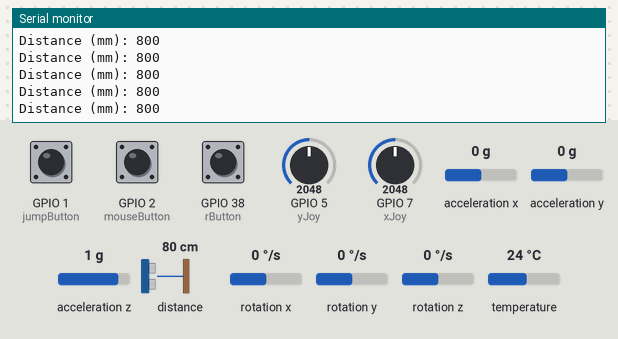
A sketch run on a simulated ESP32-S3. On the bench: the last lines printed to the serial monitor. The inputs (shaded band) are chosen by the test bench; at power-on: distance to the obstacle 80 cm, GPIO 1 (jumpButton) HIGH, GPIO 2 (mouseButton) HIGH, GPIO 5 (yJoy) = 2048, GPIO 7 (xJoy) = 2048, GPIO 38 (rButton) HIGH, acceleration x 0 g, acceleration y 0 g, acceleration z 1 g, rotation x 0 °/s, rotation y 0 °/s, rotation z 0 °/s, temperature 24 °C. USB keyboard and mouse output is not drawn.

Above: at 2.4 s.
2.5 s: distance to the obstacle set to 250 cm
At 2.53 s:
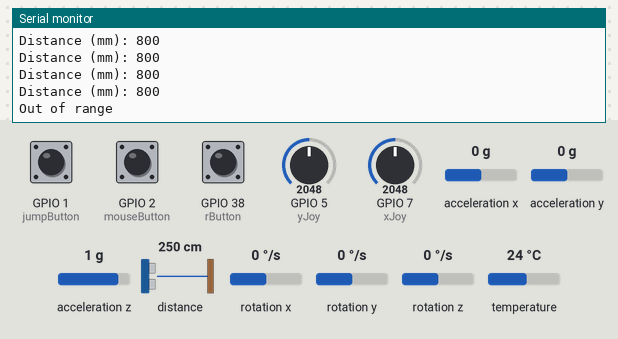
4.4 s: distance to the obstacle set to 2 cm
At 4.42 s:
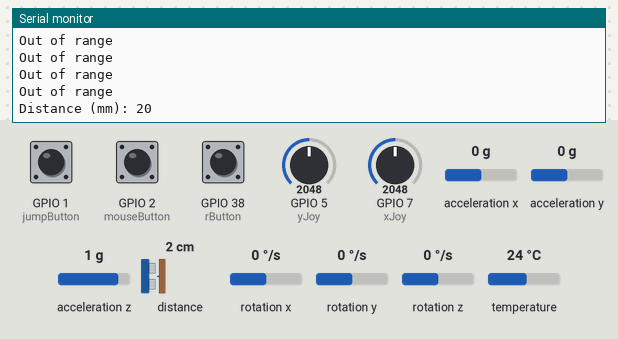

The sketch:

gunsim_completed_.ino
```cpp
#include <Arduino.h>
#include <Wire.h>
#include <Adafruit_MPU6050.h>
#include <Adafruit_Sensor.h>
#include "BleMouse.h"
#include "USB.h"
#include "USBHIDMouse.h"
#include "USBHIDKeyboard.h"
#include "Adafruit_VL53L0X.h"
#include <esp_task_wdt.h>

// calibration
#define MOVE_SENSITIVITY 75
#define DISTANT_AIM 180
#define DEAD_ZONE_ANGLE 20
#define TILT_MOVE_SPEED 1.2

// WDT
esp_task_wdt_config_t wdt_config = {
  .timeout_ms = 5 * 1000,
  .idle_core_mask = 0,
  .trigger_panic = true
};

//I2c
#define SDA_I2C 3
#define SCL_I2C 4

// mouse and keyboard
USBHIDMouse Mouse;
USBHIDKeyboard Keyboard;
#define mouseButton 2
#define rButton 38
#define responseDelay 5

//่ joystick
#define xJoy 7
#define yJoy 5
#define jumpButton 1
unsigned long lastMoveTimeJoy = 0;

// distance laser sensor (LOX)
#define INTERVAL_TIME 10
unsigned long time_1 = 0;
Adafruit_VL53L0X lox = Adafruit_VL53L0X();
VL53L0X_RangingMeasurementData_t measure;

// bluetooth
BleMouse bleMouse;

// gyro
Adafruit_MPU6050 mpu;

unsigned long lastTimeGyro = 0;
unsigned long lastTimeAcc = 0;
unsigned long lastTimeTemp = 0;

unsigned long gyroDelay = 10;  //millisec
unsigned long accDelay = 200;
unsigned long tempDelay = 1000;

sensors_event_t a, g, temp;

float gyroX, gyroY, gyroZ;
float accX, accY, accZ;
float temperature;

float gyroXerror = 0.07;
float gyroYerror = 0.03;
float gyroZerror = 0.01;

float gyroXOffset = 0.0;
float gyroYOffset = 0.0;
float gyroZOffset = 0.0;

// gyro setting
void initMPU() {
  if (!mpu.begin()) {
    Serial.println("Failed to find MPU6050 chip");
    while (1) {
      delay(10);
    }
  }
  Serial.println("MPU6050 Found!");

  for (int i = 0; i < 100; i++) {
    mpu.getEvent(&a, &g, &temp);
    gyroXOffset += g.gyro.x;
    gyroYOffset += g.gyro.y;
    gyroZOffset += g.gyro.z;
    delay(10);
  }
  gyroXOffset /= 100;
  gyroYOffset /= 100;
  gyroZOffset /= 100;
}

// distance sensor
void printRange(int range) {
  lox.rangingTest(&measure, false);

  if (measure.RangeStatus != range) {
    Serial.print("Distance (mm): ");
    Serial.println(measure.RangeMilliMeter);
  } else {
    Serial.println("Out of range");
  }
}

// joystick direction
void moveJoyStick(int x, int y) {
  const int deadZoneJoy = 200;
  if (x > 2000 - deadZoneJoy && x < 2000 + deadZoneJoy && y > 2000 - deadZoneJoy && y < 2000 + deadZoneJoy) {
    Keyboard.releaseAll();
  }
  else if (x > 3000 && y > 1000 && y < 2000) {
    Keyboard.press('d');
  }
  else if (x < 1000 && y > 1000 && y < 2000) {
    Keyboard.press('a');
  }
  else if (y > 3000 && x > 1000 && x < 3000) {
    Keyboard.press('s');
  }
  else if (y < 1000 && x > 1000 && x < 3000) {
    Keyboard.press('w');
  }
  else if (y < 400 && x < 400) {
    Keyboard.press('w');
    Keyboard.press('a');
  }
  else if (y < 400 && x > 3600) {
    Keyboard.press('w');
    Keyboard.press('d');
  }
  else if (y > 3600 && x < 400) {
    Keyboard.press('s');
    Keyboard.press('a');
  }
  else if (y > 3600 && x > 3600) {
    Keyboard.press('s');
    Keyboard.press('d');
  }
  else{
    Keyboard.releaseAll();
  }
}

void setup() {
  Serial.begin(115200);

  // WDT
  esp_task_wdt_init(&wdt_config);
  esp_task_wdt_add(NULL);

  Wire.begin(SDA_I2C, SCL_I2C);


  // LOX (Right click)
  if (!lox.begin()) {
    Serial.println("Failed to find VL53L0X sensor!");
    while (1) delay(10);
  }

  //gyro
  if (!mpu.begin()) {
    Serial.println("Failed to find MPU6050 chip");
    while (1) delay(10);
  }
  initMPU();
  Serial.println("MPU6050 Found!");

  //clicks
  pinMode(mouseButton, INPUT_PULLUP);
  pinMode(rButton, INPUT_PULLUP);
  pinMode(jumpButton, INPUT_PULLUP);

  Mouse.begin();
  Keyboard.begin();
  USB.begin();

  //bluetooth
  Serial.println("Starting MPU6050 and BLE setup!");
  bleMouse.begin();
  Serial.println("BLE Mouse Initialized");
}

void loop() {
  esp_task_wdt_reset();

  // left click otg
  int LeftClickState = digitalRead(mouseButton);
  int rPressedState = digitalRead(rButton);

  if (LeftClickState == HIGH) {
    if (!bleMouse.isPressed(MOUSE_LEFT)) {
      bleMouse.press(MOUSE_LEFT);
    }
  } else {
    if (bleMouse.isPressed(MOUSE_LEFT)) {
      bleMouse.release(MOUSE_LEFT);
    }
  }

  // keyboard button
  if (rPressedState == HIGH) {
    Keyboard.press('r');
    delay(responseDelay);
    Keyboard.release('r');
  }

  // joystick
  int jumpVal = digitalRead(jumpButton);
  int xJoyVal = analogRead(xJoy);
  int yJoyVal = analogRead(yJoy);

  if (millis() - lastMoveTimeJoy > responseDelay) {
    moveJoyStick(xJoyVal, yJoyVal);
    lastMoveTimeJoy = millis();
  }

  if (jumpVal == LOW) {
    Keyboard.press(' ');
  } else {
    Keyboard.release(' ');
  }

  // right click (lox)
  int distant = measure.RangeMilliMeter;

  if (distant <= DISTANT_AIM) {
    if (!bleMouse.isPressed(MOUSE_RIGHT)) {
      bleMouse.press(MOUSE_RIGHT);
    }
  } else {
    if (bleMouse.isPressed(MOUSE_RIGHT)) {
      bleMouse.release(MOUSE_RIGHT);
    }
  }
  if (millis() - time_1 > INTERVAL_TIME) {
    time_1 = millis();
    printRange(4);
  }

  // bluetooth mouse
  if (bleMouse.isConnected()) {
    mpu.getEvent(&a, &g, &temp);

    int moveX = -g.gyro.z * MOVE_SENSITIVITY;
    int moveY = g.gyro.y * MOVE_SENSITIVITY;
    float tiltX = atan2(a.acceleration.y, a.acceleration.z) * 180 / PI;  // Calculate X-axis tilt angle (in degrees)
    int speed = 0;

    if (tiltX > DEAD_ZONE_ANGLE || tiltX < -DEAD_ZONE_ANGLE) {  // if tilted over deadzone, movement based on tilt angle (X, Y axis)
      speed = tiltX * TILT_MOVE_SPEED;
      bleMouse.move(speed, moveY);
    } else {
      bleMouse.move(moveX, moveY);
    }
    delay(responseDelay);
  } else {
    Serial.println("Waiting for BLE connection...");
  }
}
```

Measured:
- after the input at 2.5 s, the serial monitor: prints a new line at once (image 1)
- after the input at 4.4 s, the serial monitor: prints a new line at once (image 2)
